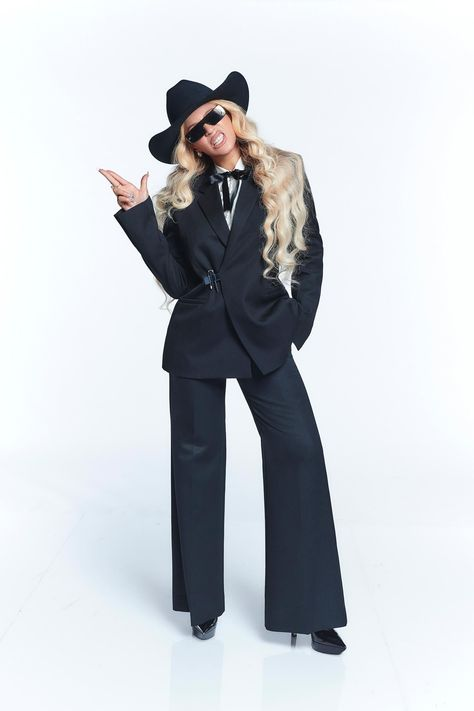
#> input picture Week-4/img/beyonce.jpg, 474 x 711 px
$ jupyter execute practice-5.ipynb
#> lines starting #> are read from the running program, lines starting #| are printed output that depends on the picture; after the words box and inside, x2 and y2 are one past the last pixel; in counts of white or black regions, pixels touching at a corner belong together
[cell 1]
# Canny Edge detection
import cv2

[cell 2]
# Load the image
image = cv2.imread('img/beyonce.jpg', cv2. IMREAD_GRAYSCALE)
#> image: shape (711, 474); min 0, max 255, mean 204.9

[cell 3]
# resize images
image = cv2.resize(image, (400,400))
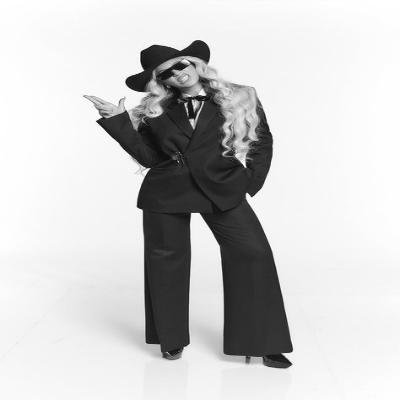
#> image: shape (400, 400); min 6, max 255, mean 204.9

[cell 4]
# Perform Canny edge detection
edges = cv2.Canny(image, 100, 200) # Adjust the threshold val
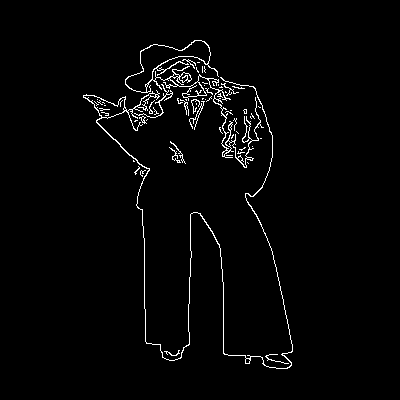
#> edges: shape (400, 400); 2.2% white in thin lines or dots, all inside (x1, y1, x2, y2) = (83, 40, 293, 369)
